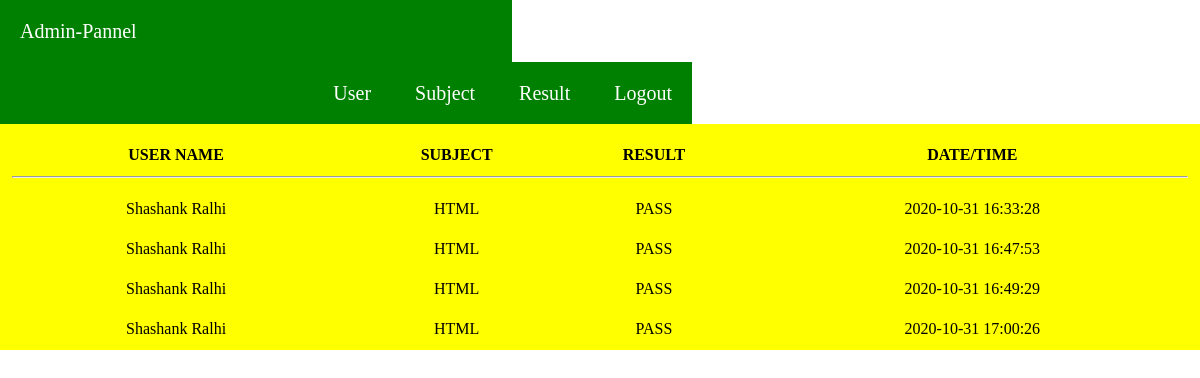
Screenshot of /admin-result.php with the database file from the repository.
### tables this page shows
CREATE TABLE `result` (
  `id` int(11) NOT NULL,
  `username` varchar(100) NOT NULL,
  `subject` varchar(100) NOT NULL,
  `result` varchar(100) NOT NULL,
  `dt` datetime NOT NULL
);

### admin-result.php (the view, shortened to what this page needs)
<?php
		include("connection.php");
		include("admin.php");
?>
	<div>
			<div id="display-result">
						<table id="userdisplay">
								<tr>
									<th>USER NAME</th>
									<th>SUBJECT</th>
									<th>RESULT</th>
									<th>DATE/TIME</th>
								</tr>
								<tr>
									<td colspan="4">
										<hr/>
									</td>
								</tr>
								<?php
										$sql = "SELECT * FROM result";
										$result = $conn->query($sql);
										if ($result->num_rows > 0)
										{
											while($row = $result->fetch_assoc())
											{
													$userdata = $row;
								?>
													<tr>
															<td>
																<?php echo $userdata['username']; ?>
															</td>
															<td>
																<?php echo $userdata['subject']; ?>
															</td>
															<td>
																<?php echo $userdata['result']; ?>
															</td>
															<td>
																<?php echo $userdata['dt']; ?>
															</td>
													</tr>
								<?php
											}
										}
								?>
					</table>
		</div>
	</div>

### admin.php (shortened to what this page needs)
<link rel="stylesheet" type="text/css" href="style.css">
   <div id="admin-header">
       <div id="admin-head">
           <a href="#">Admin-Pannel</a>
       </div>
       <div id="admin-nav">
           <ul>
               <li><a href="admin-user.php">User</a></li>
               <li><a href="admin-subject.php">Subject</a></li>
               <li><a href="admin-result.php">Result</a></li>
               <li><a href="logout.php">Logout</a></li>
           </ul>
       </div>
   </div>

### style.css (style rules this page uses)
* { padding: 0%; margin: 0%; }
#admin-head { width: 41%; padding: 20px 0px 19px 20px; overflow: hidden; float: left; background-color: green; }
#admin-head a { font-size: 20px; text-decoration: none; color: white; }
#admin-nav { float: left; width: 56%; padding: 20px 0px 19px 20px; background-color: green; }
#admin-nav ul { float: right; }
#admin-nav ul li { display: inline-block; }
#admin-nav ul li a { font-size: 20px; padding: 20px 20px 20px 20px; text-decoration: none; color: white; }
#userdisplay tr td { padding: 10px; text-align: center; }
#display-result { float: left; overflow: hidden; width: 100%; background-color: yellow; }
#display-result table { margin-top:20px; width: 100%; }

### rows the page displays
result: username "Shashank Ralhi", subject "HTML", result "PASS", dt "2020-10-31 16:33:28"
result: username "Shashank Ralhi", subject "HTML", result "PASS", dt "2020-10-31 16:47:53"
result: username "Shashank Ralhi", subject "HTML", result "PASS", dt "2020-10-31 16:49:29"
result: username "Shashank Ralhi", subject "HTML", result "PASS", dt "2020-10-31 17:00:26"
